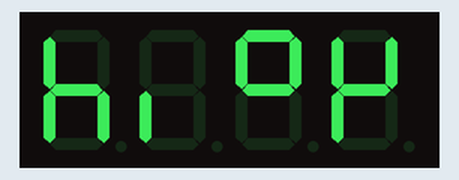
A sketch run on a simulated Arduino Uno, built with avr-gcc and run on an emulated ATmega328P. On the bench: 4-digit seven-segment display.

Above: at 0.1 s.
At 5.1 s:
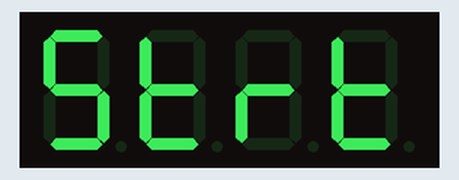
At 6.2 s:
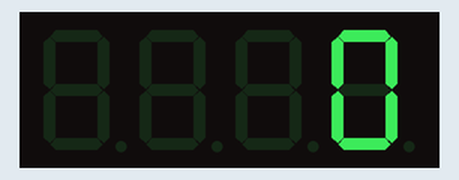
At 8.2 s:
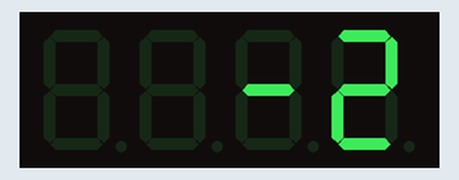
At 11.4 s:
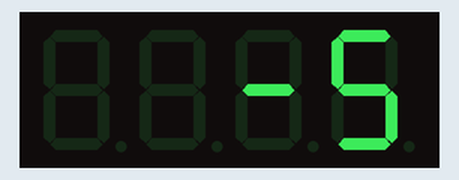
At 16.6 s:
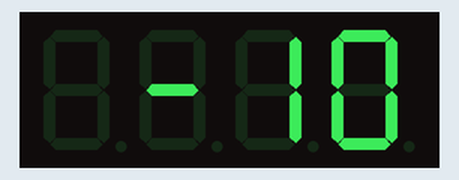

Measured:
- by itself, everything shown: repeats every 12.5 s, in 12 steps
- what the display in image 1 shows lasts 1.0 s, from 5.1 s to 6.1 s

The sketch:

sevenSegmentDisplayTest.ino
```cpp
#include <Arduino.h>
#include <TM1637Display.h>

#define CLK 2
#define DIO 3


const uint8_t SEG_HI[] = {
  SEG_C | SEG_G | SEG_E | SEG_F,           // h
  SEG_E                                   // i
  };

const uint8_t SEG_strt[] = {
  SEG_A | SEG_F | SEG_G | SEG_C | SEG_D,   // S
  SEG_E | SEG_F | SEG_G | SEG_D,           // t
  SEG_E | SEG_G,                           //r
  SEG_E | SEG_F | SEG_G | SEG_D           // t
  };

TM1637Display display(CLK, DIO);

void setup() {
  display.setBrightness(7, true);
  display.clear();
  display.setSegments(SEG_HI);
  delay(5000);
}

void loop() {
  display.setSegments(SEG_strt);
  delay(1000);
  for(int i = 0 ; i > -11; i--){
    display.clear();
    display.showNumberDec(i, false);
    delay(1000);
  }
}
```
